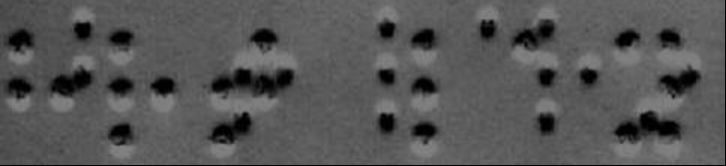
#> input picture image.png, 726 x 166 px
$ python clahe_braylga.py
#> lines starting #> are read from the running program, lines starting #| are printed output that depends on the picture
import cv2
import numpy as np
import matplotlib.pyplot as plt

# Brayl tasvirini yuklash (past kontrastli rasm bilan test qiling)
try:
    img_braille = cv2.imread('image.png', cv2.IMREAD_GRAYSCALE)
#> img_braille is the input picture: shape (166, 726); min 0, max 133, mean 85.8
    if img_braille is None:
        raise FileNotFoundError
except FileNotFoundError:
    print("Rasmni yuklashda xato! 'braille_sample_low_contrast.png' fayli topilmadi.")
    # Test uchun sun'iy, past kontrastli va shovqinli Brayl tasvirini yaratamiz
    img_braille = np.zeros((150, 250), dtype=np.uint8)
    img_braille[30:40, 30:40] = 180; img_braille[30:40, 60:70] = 190
    img_braille[50:60, 30:40] = 170; img_braille[50:60, 60:70] = 185
    img_braille[70:80, 45:55] = 195
    img_braille = img_braille + 80 # Fonga kulrang tus
    img_braille = np.clip(img_braille + np.random.normal(0, 20, img_braille.shape), 0, 255).astype(np.uint8) # Shovqin
    print("Test uchun sun'iy, past kontrastli Brayl tasviri yaratildi.")


# CLAHE obyektini yaratish
# clipLimit: Kontrast chegarasi. Qanchalik katta bo'lsa, kontrast shunchalik kuchli bo'ladi.
#            Shovqinli tasvirlar uchun pastroq qiymat (masalan, 1.0-3.0) tavsiya etiladi.
#            Detal talab qilinadigan joylarda yuqoriroq (masalan, 4.0-8.0) ishlatilishi mumkin.
# tileGridSize: Tasvirni bo'lish uchun panjara o'lchami (masalan, 8x8, 16x16, 32x32).
#               Kichikroq panjara lokalroq kontrastni boshqaradi, ammo shovqinni kuchaytirishi mumkin.
#               Brayl nuqtalari uchun nuqtalarning o'lchamiga mos keladigan o'lcham tanlash muhim.
#               Agar nuqtalar katta bo'lsa, kattaroq panjara.
clahe_config = cv2.createCLAHE(clipLimit=2.0, tileGridSize=(8, 8)) # Optimal qiymatlar

# CLAHE ni qo'llash
clahe_output = clahe_config.apply(img_braille)
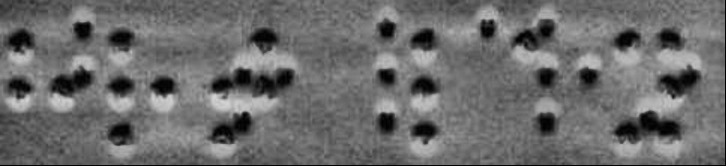
#> clahe_output: shape (166, 726); min 1, max 211, mean 107.5

# Natijalarni ko'rsatish
plt.figure(figsize=(10, 5))

plt.subplot(1, 2, 1)
plt.imshow(img_braille, cmap='gray')
plt.title('Asl Tasvir (past kontrast)')
plt.axis('off')

plt.subplot(1, 2, 2)
plt.imshow(clahe_output, cmap='gray')
plt.title(f'CLAHE qo\'llandi (clipLimit=2.0, tileGridSize=(8,8))')
plt.axis('off')

plt.tight_layout()
plt.show()
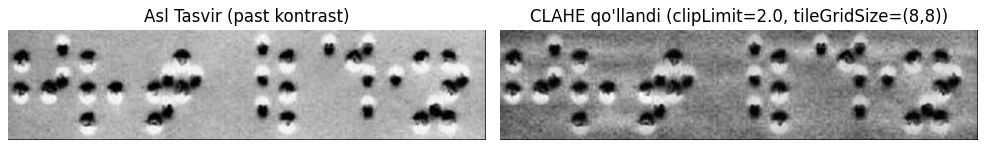
#> figure drawn by matplotlib, 2 panels

# [11 lines of commented-out code are left out]
